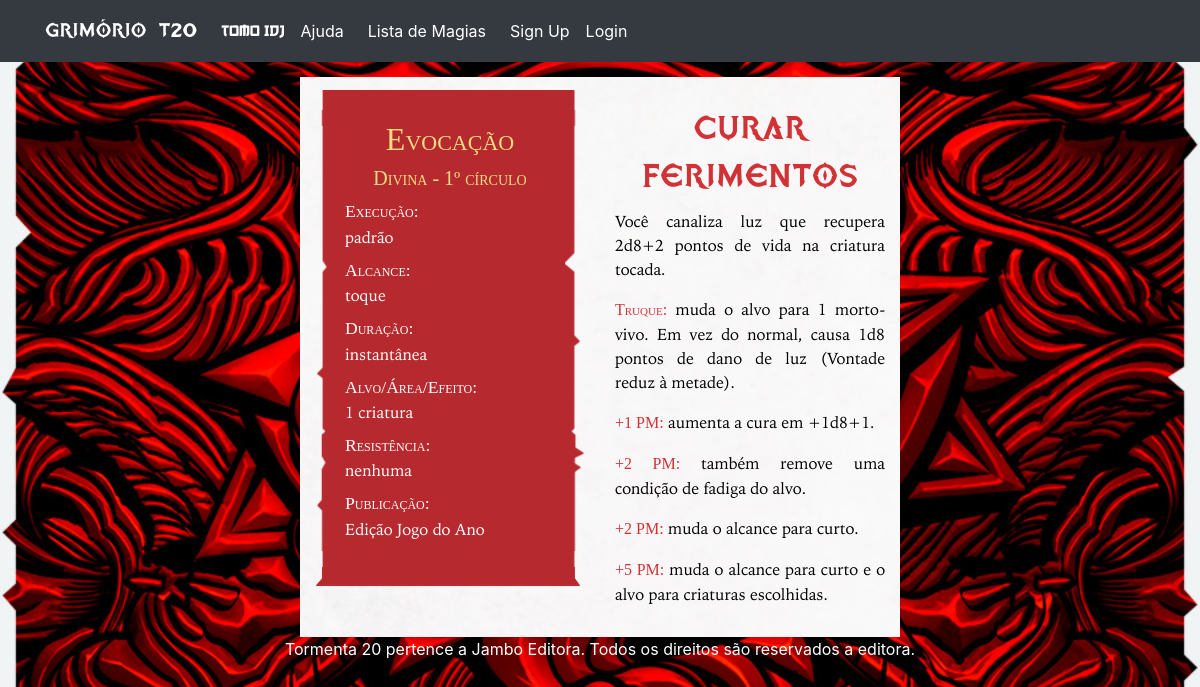
The app's page /65/ with its own data.
### spell/models.py (models this page shows, shortened)
class Spell(models.Model):
    name = models.TextField()
    sorting_name = models.TextField(blank=True)
    image = models.ImageField(upload_to='spell/images', blank=True)
    SPELL_TYPE_CHOICES = [
        ('AR', 'Arcana'),
        ('DI', 'Divina'),
        ('UN', 'Universal'),
    ]
    spell_type = models.CharField(
        max_length=2,
        choices=SPELL_TYPE_CHOICES,
        default='AR',
    )
    SCHOOL_CHOICES = [
        ('AB', 'Abjuração'),
        ('AD', 'Adivinhação'),
        ('CO', 'Convocação'),
        ('EN', 'Encantamento'),
        ('EV', 'Evocação'),
        ('IL', 'Ilusão'),
        ('NE', 'Necromancia'),
        ('TR', 'Transmutação'),
    ]
    school = models.CharField(
        max_length=2,
        choices=SCHOOL_CHOICES,
        default='AB',
    )
    CIRCLE_CHOICES = [
        ('1', 1),
        ('2', 2),
        ('3', 3),
        ('4', 4),
        ('5', 5),
    ]
    circle = models.CharField(
        max_length=1,
        choices=CIRCLE_CHOICES,
        default=1,
    )
    execution = models.TextField()
    range = models.TextField()
    target_area_effect = models.TextField()
    duration = models.TextField()
    resistance = models.TextField(blank=True)
    description = models.TextField(default='')
    enhancements = models.ManyToManyField(to=Enhancement, related_name='spell', blank=True)
    short_description = models.CharField(max_length=100, blank=True)
    book_magazine = models.CharField(max_length=100, blank=True)
    user = models.ForeignKey(User, on_delete=models.CASCADE, null=True)
    shared_users = models.TextField(blank=True)

class Enhancement(models.Model):
    cost = models.CharField(max_length=100)
    effect = models.TextField()
    related_spell = models.ForeignKey('Spell', on_delete=models.CASCADE, default=None)

### spell/views.py (the view)
# urls.py: path('<int:spell_id>/', views.spell_details, name='spell_details'),
def spell_details(request, spell_id):
    spell = get_object_or_404(Spell, pk=spell_id)
    enhancements = Enhancement.objects.filter(related_spell=spell_id)
    is_homebrew = bool(True if spell.user.username != "GrimorioT20" else False)
    if is_homebrew:
        if not request.user.is_authenticated:
            return redirect('loginuser')
        if request.user.is_authenticated and request.user.get_username() not in spell.shared_users:
            return render(request, 'spell/access_denied.html')
    return render(request, 'spell/spell_details.html', {'spell': spell,
                                                        'enhancements': enhancements, 'is_homebrew': is_homebrew})

### spell/templates/spell/spell_details.html (shortened to what this page needs)
{% extends './spell_base.html' %}
{% block content %}
<div class="container-fluid" >
    <div class="row">
        <div class="col-md-12">
            <div class="row" style="padding-top:15px"></div>
            <div class="row">
                <div class="col-md-3"></div>
                <div class="col-md-6 bg_image" style="padding-top: 13px">
                </div>
                <div class="col-md-3"></div>
            </div>
            <div class="row">
                <div class="col-md-3"></div>
                <div class="col-md-3 bg_image" style="padding-bottom:13px">
                    <div class="col-md-12 box">
                        <h2 style="text-align:center">
                            {{ spell.get_school_display }}
                        </h2>
                        <h5 style="text-align:center">
                            {{ spell.get_spell_type_display }} - {{ spell.circle }}º círculo
                        </h5>
                        <dl>
                            <dt>
                                Execução:
                            </dt>
                            <dd>
                                {{ spell.execution }}
                            </dd>
                            <dt>
                                Alcance:
                            </dt>
                            <dd>
                                {{ spell.range }}
                            </dd>
                            <dt>
                                Duração:
                            </dt>
                            <dd>
                                {{ spell.duration }}
                            </dd>
                            <dt>
                                Alvo/Área/Efeito:
                            </dt>
                            <dd>
                                {{ spell.target_area_effect }}
                            </dd>
                            <dt>
                                Resistência:
                            </dt>
                            <dd>
                                {% if spell.resistance != '' %}
                                {{ spell.resistance }}
                                {% else %}
                                nenhuma
                                {% endif %}
                            </dd>
                            <dt>
                                Publicação:
                            </dt>
                            <dd>
                                {{spell.book_magazine}}
                            </dd>
                        </dl>
                    </div>
                </div>
                <div class="col-md-3 bg_image" style="padding-top: 15px;padding-bottom: 15px;padding-left:15px;padding-right:15px">
                    <h1>
                        <div style="text-align:center">{{spell.name}}</div>
                    </h1>
                    <p>
                        {{ spell.description }}
                    </p>
                    {% for enhancement in enhancements %}
                    <p>
                        <b class="enhc">{{ enhancement.cost }}:</b>
                        {{enhancement.effect}}
                    </p>
                    {% endfor %}
                </div>
                <div class="col-md-3"></div>
            </div>
        </div>
    </div>
</div>
{% endblock %}

### spell/templates/spell/spell_base.html (shortened to what this page needs)
{% extends 'homepage/base.html' %}

### homepage/templates/homepage/base.html (shortened to what this page needs)
<!doctype html>
<html lang="en">
    <head>
        <link rel="stylesheet" href="https://maxcdn.bootstrapcdn.com/bootstrap/4.0.0/css/bootstrap.min.css">
        {% load static %}
    </head>
    <body>
        <nav class="navbar navbar-expand-lg navbar-dark bg-dark">
            <div class="container">
                <a class="navbar-brand" href="{% url 'about' %}" style="font-family: 'tormenta20'; font-size: 150%">Grimório T20</a>
                <div class="collapse navbar-collapse" id="mainNav">
                    <ul class="nav navbar-nav">
                        <li class="nav-item active">
                            <a class="nav-link" href="https://jutsusidj.pythonanywhere.com/" style="font-family: 'go3v2';">Tomo IDJ</a>
                        </li>
                        <li class="nav-item active">
                            <a class="nav-link" href="{% url 'help' %}" style="margin-right:8px">Ajuda</a>
                        </li>
                        <li class="nav-item active">
                            <a class="nav-link" href="{% url 'spell:spells_page' %}" style="margin-right:8px">Lista de Magias</a>
                        </li>
                        {% if user.is_authenticated %}
                        <li class="nav-item active">
                            <a class="nav-link" href="{% url 'grimoire:grimoire_list' %}" style="color:white; margin-right:8px">Seus Grimórios</a>
                        </li>
                        <li class="nav-item">
                            <span class="navbar-text" style="color:white; margin-right:8px">
                                {{ user.username }}
                            </span>
                        </li>
                        <li class="nav-item active">
                            <form class="form-inline" action="{% url 'logoutuser' %}" method="POST">
                                {% csrf_token %}
                                <button type="submit" class="btn btn-outline-secondary" style="color:white">Sair</button>
                            </form>
                        </li>
                        {% else %}
                        <li class="nav-item active">
                            <a class="nav-item nav-link active" href="{% url 'signupuser' %}">Sign Up</a>
                        </li>
                        <li class="nav-item active">
                            <a class="nav-link" href="{% url 'loginuser' %}">Login</a>
                        </li>
                        {% endif %}
                    </ul>
                </div>
            </div>
        </nav>
        {% autoescape off %}{% block content %}{% endblock %}{% endautoescape %}
        <footer class="footer" style="width: 100%;text-align: center;color:white">
            <div class="container">
                <span class="text">Tormenta 20 pertence a Jambo Editora. Todos os direitos são reservados a editora.</span>
            </div>
        </footer>
    </body>
</html>

### spell/templates/spell/spell_details.html (style rules this page uses)
body { background-image: url("/static/img/bg_2.jpg"); background-repeat: no-repeat; background-attachment: fixed; background-size: cover; bacground-position: center; }
.bg_image { background-image: url("/static/img/background.png"); background-repeat: no-repeat; background-attachment: fixed; background-size: cover; bacground-position: center; }
.box { display: table; border: 20px solid black; border-image: url("/static/img/box_2.png") 4% repeat; background-color: #B6292E; background-clip: padding-box, border-box; padding-top: 10px; padding-bottom: 10px; padding-left:10px; padding-right:10px; }
dd { font-family: 'iowanOldStyleRegular'; color: white; font-weight: normal; font-style: normal; }
dt { font-family: 'iowanOldStyleBold'; color: white; font-weight: normal; font-style: normal; font-size: 110%; font-variant: small-caps; }
h2 { font-family: 'iowanOldStyleBold'; font-weight: normal; color: #f0dc82; font-variant: small-caps; }
h5 { font-family: 'iowanOldStyleBold'; font-weight: normal; color: #f0dc82; font-variant: small-caps; }
h1 { font-family: 'tormenta20'; font-weight: normal; color: #d13235 }
.enhc { font-family: 'iowanOldStyleBold'; font-weight: normal; color: #d13235; font-variant: small-caps; }
p { font-family: 'iowanOldStyleRegular'; color: black; font-weight: normal; font-style: normal; text-align: justify; text-justify: inter-word; }

### records on screen
Spell: school "Evocação", spell_type "Divina", circle "1", execution "padrão", range "toque", duration "instantânea", target_area_effect "1 criatura", book_magazine "Edição Jogo do Ano", name "Curar Ferimentos", description "Você canaliza luz que recupera 2d8+2 pontos de vida na criatura tocada."
Enhancement: cost "Truque", effect "muda o alvo para 1 morto-vivo. Em vez do normal, causa 1d8 pontos de dano de luz (Vontade reduz à metade)."
Enhancement: cost "+1 PM", effect "aumenta a cura em +1d8+1."
Enhancement: cost "+2 PM", effect "também remove uma condição de fadiga do alvo."
Enhancement: cost "+2 PM", effect "muda o alcance para curto."
Enhancement: cost "+5 PM", effect "muda o alcance para curto e o alvo para criaturas escolhidas."
